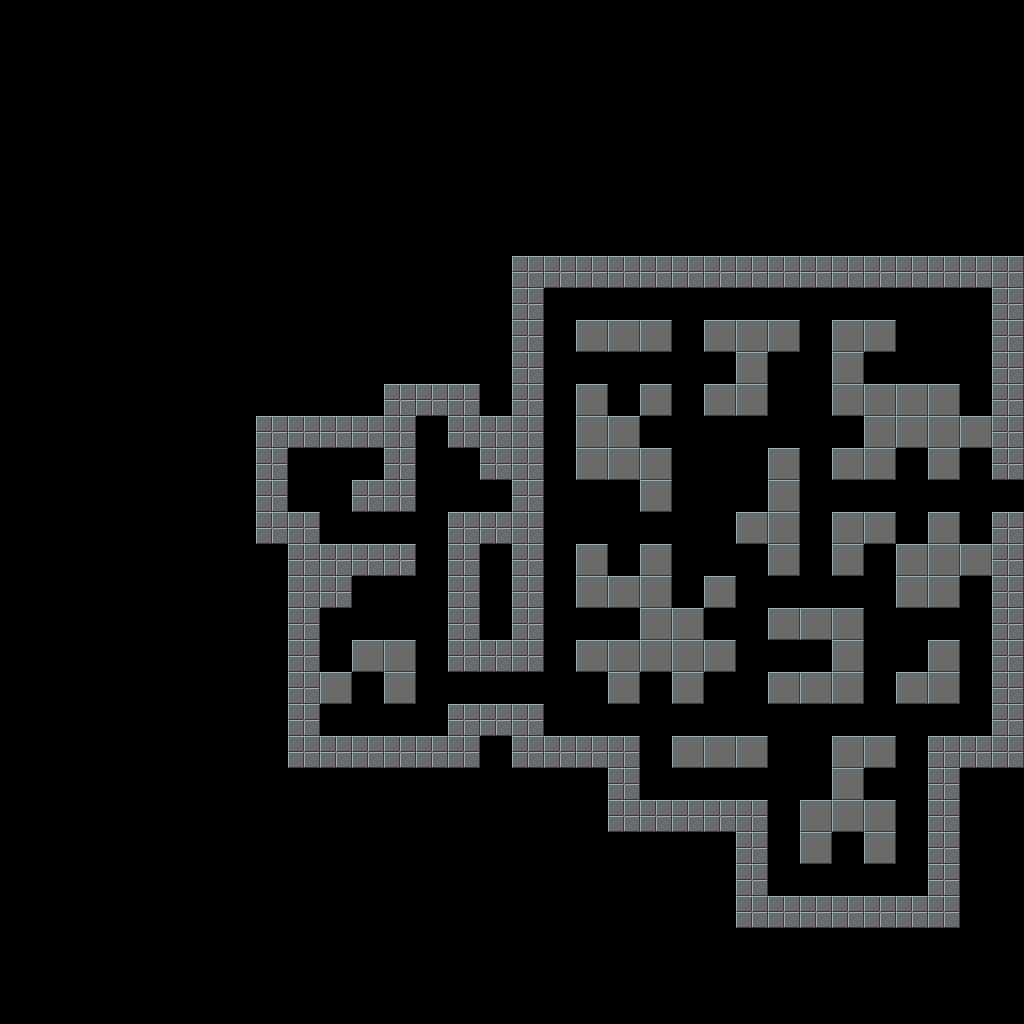

Tiled map render using the project's own tile images. Description and the map definition, with tile-layer contents summarised, below:
An orthogonal 32x32 tile map with 32x32 px tiles, 2 tile layers (Walls, BoundaryWalls) and 34 objects.

<map version="1.8" tiledversion="1.8.2" orientation="orthogonal" renderorder="right-down" width="32" height="32" tilewidth="32" tileheight="32" infinite="0" nextlayerid="6" nextobjectid="154">
 <editorsettings>
  <export target="../src/files/areas/city.lua" format="custom" />
 </editorsettings>
 <properties>
  <property name="name" value="City" />
  <property name="tileset" value="city" />
 </properties>
 <tileset firstgid="1" source="MainTiles.tsx" />
 <layer id="1" name="Walls" width="32" height="32">
  <data>[1024 cells, 85 non-empty, 1 distinct tile ids]</data>
 </layer>
 <layer id="5" name="BoundaryWalls" width="32" height="32">
  <data>[1024 cells, 111 non-empty, 1 distinct tile ids]</data>
 </layer>
 <objectgroup id="2" name="Object Layer 1">
  <object id="34" gid="4" x="576" y="544" width="32" height="32" />
  <object id="116" gid="21" x="640" y="704" width="32" height="32">
   <properties>
    <property name="id" value="07bdc48a-2d80-c74b-9d89-66145c44fc2f" />
   </properties>
  </object>
  <object id="147" gid="21" x="352" y="704" width="32" height="32">
   <properties>
    <property name="id" value="92087f4a-650e-9131-5a20-96d455fcbc54" />
   </properties>
  </object>
  <object id="117" gid="21" x="800" y="672" width="32" height="32">
   <properties>
    <property name="id" value="1d2e81f3-94cc-cd3f-544f-5ad90f3194ce" />
   </properties>
  </object>
  <object id="149" gid="21" x="864" y="800" width="32" height="32">
   <properties>
    <property name="id" value="e95e2d58-d43a-e083-45e3-f6cf3cfe27bc" />
   </properties>
  </object>
  <object id="150" gid="21" x="832" y="864" width="32" height="32">
   <properties>
    <property name="id" value="2cc61ee8-795b-139f-d760-ec4cc2ad36ca" />
   </properties>
  </object>
  <object id="118" gid="21" x="864" y="576" width="32" height="32">
   <properties>
    <property name="id" value="c683cd38-045f-a877-81cb-94529d70de49" />
   </properties>
  </object>
  <object id="119" gid="21" x="704" y="640" width="32" height="32">
   <properties>
    <property name="id" value="16893c8e-d9ec-83c0-a57c-047b1b6f25ef" />
   </properties>
  </object>
  <object id="120" gid="21" x="608" y="576" width="32" height="32">
   <properties>
    <property name="id" value="e730ebd0-0abb-a956-b2e3-b998cbe6e35c" />
   </properties>
  </object>
  <object id="121" gid="21" x="640" y="448" width="32" height="32">
   <properties>
    <property name="id" value="52633cef-680c-c349-eb6b-99711ac5b96b" />
   </properties>
  </object>
  <object id="122" gid="21" x="704" y="384" width="32" height="32">
   <properties>
    <property name="id" value="b7f616dd-a0ed-a381-bbff-e8704706006f" />
   </properties>
  </object>
  <object id="123" gid="21" x="864" y="384" width="32" height="32">
   <properties>
    <property name="id" value="16c1d401-8d4a-eb60-4149-aa0542ab0b5c" />
   </properties>
  </object>
  <object id="124" gid="21" x="832" y="448" width="32" height="32">
   <properties>
    <property name="id" value="158ca082-1e49-0c45-9bd5-f486b6b2a50b" />
   </properties>
  </object>
  <object id="125" gid="21" x="896" y="480" width="32" height="32">
   <properties>
    <property name="id" value="22b62055-6cea-f40a-01c4-92429be338a6" />
   </properties>
  </object>
  <object id="126" gid="22" x="992" y="512" width="32" height="32">
   <properties>
    <property name="direction" type="int" value="-1" />
    <property name="id" value="18cc962a-d531-edc0-2898-b64079f8c5be" />
    <property name="targetarea" value="forest-1" />
    <property name="targetdir" type="int" value="1" />
    <property name="targetx" type="int" value="1" />
    <property name="targety" type="int" value="38" />
   </properties>
  </object>
  <object id="127" gid="17" x="960" y="608" width="32" height="32">
   <properties>
    <property name="id" value="ec6b61ca-86d4-dbef-f393-cdd421f3809c" />
   </properties>
  </object>
  <object id="148" gid="17" x="352" y="480" width="32" height="32">
   <properties>
    <property name="id" value="aa217000-73cc-fccd-11a5-28b341be2483" />
   </properties>
  </object>
  <object id="128" gid="20" x="704" y="480" width="32" height="32">
   <properties>
    <property name="id" value="1e925700-1ab2-e834-db6c-d802b5ae1b4a" />
   </properties>
  </object>
  <object id="129" gid="17" x="960" y="416" width="32" height="32">
   <properties>
    <property name="id" value="934a5ae7-7cbc-c48e-79a2-f7b51b4318a2" />
   </properties>
  </object>
  <object id="130" gid="8" x="800" y="512" width="32" height="32">
   <properties>
    <property name="id" value="3547dd42-7f31-420a-ce5a-a62a7e6e7f93" />
    <property name="wanderer" type="int" value="1" />
   </properties>
  </object>
  <object id="131" gid="8" x="928" y="512" width="32" height="32">
   <properties>
    <property name="id" value="8aeba64b-dec3-d0de-7614-977e1abd00b4" />
    <property name="wanderer" type="int" value="1" />
   </properties>
  </object>
  <object id="132" gid="8" x="800" y="608" width="32" height="32">
   <properties>
    <property name="id" value="639cda5c-6fa8-8ccc-e94a-0ca2a97cfa88" />
    <property name="wanderer" type="int" value="1" />
   </properties>
  </object>
  <object id="133" gid="8" x="896" y="896" width="32" height="32">
   <properties>
    <property name="id" value="66f746d9-eea3-d812-8251-a24768ad7d40" />
    <property name="wanderer" type="int" value="1" />
   </properties>
  </object>
  <object id="151" gid="8" x="960" y="736" width="32" height="32">
   <properties>
    <property name="id" value="b1cfe1ed-531a-06f4-5c99-b9ac31efdf38" />
    <property name="wanderer" type="int" value="1" />
   </properties>
  </object>
  <object id="134" gid="21" x="608" y="480" width="32" height="32">
   <properties>
    <property name="id" value="18256665-2cbf-0116-0372-98de2807d046" />
   </properties>
  </object>
  <object id="140" gid="7" x="736" y="704" width="32" height="32">
   <properties>
    <property name="atlasid" value="city-props" />
    <property name="direction" type="int" value="2" />
    <property name="id" value="15b09945-429a-f3ca-da95-1d3a3ac6a297" />
    <property name="name" value="barricade" />
   </properties>
  </object>
  <object id="152" gid="7" x="704" y="704" width="32" height="32">
   <properties>
    <property name="atlasid" value="city-props" />
    <property name="direction" type="int" value="2" />
    <property name="id" value="30c01699-07a8-76d6-0ac2-ee634eb28267" />
    <property name="name" value="barricade" />
   </properties>
  </object>
  <object id="141" gid="7" x="800" y="480" width="32" height="32">
   <properties>
    <property name="atlasid" value="city-props" />
    <property name="id" value="3a2da430-2c80-2079-d5d0-b8d07cb4d8b5" />
    <property name="name" value="barricade" />
   </properties>
  </object>
  <object id="142" gid="7" x="832" y="736" width="32" height="32">
   <properties>
    <property name="atlasid" value="city-props" />
    <property name="direction" type="int" value="1" />
    <property name="id" value="2d2c9685-2d0d-2343-5882-bed090e0b7b9" />
    <property name="name" value="barricade" />
   </properties>
  </object>
  <object id="146" gid="7" x="736" y="576" width="32" height="32">
   <properties>
    <property name="atlasid" value="city-props" />
    <property name="id" value="06ec4d52-ada5-9171-ecdd-5fa9d019cae6" />
    <property name="name" value="barricade" />
   </properties>
  </object>
  <object id="143" gid="7" x="768" y="832" width="32" height="32">
   <properties>
    <property name="atlasid" value="city-props" />
    <property name="id" value="c7aaf7ec-1750-67d2-02b9-ef626d846c1a" />
    <property name="name" value="barricade" />
   </properties>
  </object>
  </objectgroup>
</map>
<!-- 3 of 34 objects omitted -->